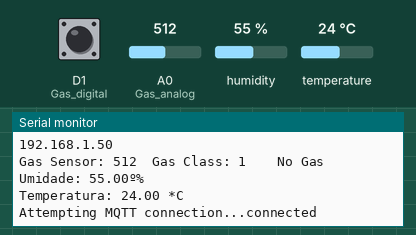
This sketch was run on a simulated ESP8266 (NodeMCU). Shown: the last lines printed to the serial monitor. The inputs (shaded band) are chosen by the test bench; at power-on: temperature 24 °C, D1 (Gas_digital) HIGH, A0 (Gas_analog) = 512, humidity 55 %. WiFi joins after 1.5 s; servers stay silent unless stated; uploads are accepted with an empty reply; no MQTT or app messages arrive unless stated.

Above: at 2.7 s.
2.8 s: temperature set to 29 °C
At 11.5 s:
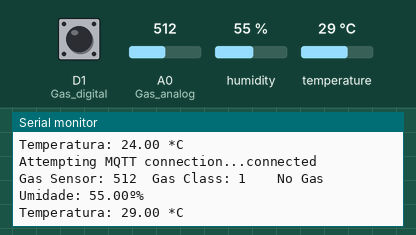
11.8 s: temperature set to 32 °C
At 21.2 s:
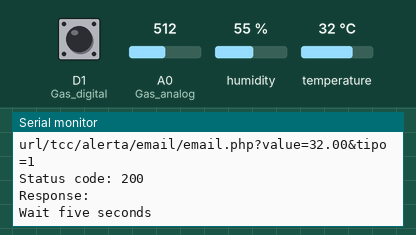
Timing chart, 0 to 22.7 s (numbered marks = the images above; inputs shaded):
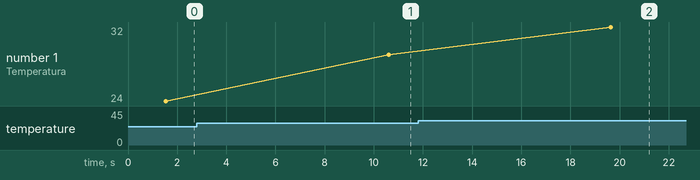

The sketch:

firmware.ino
```cpp
#include <DHT.h>
#include <PubSubClient.h>
#include <ArduinoHttpClient.h>
#include <ESP8266WiFi.h>

#define DHTPIN D3 // pino que estamos conectado
#define DHTTYPE DHT11 // DHT 11
int Gas_analog = A0;    // used for ESP32
int Gas_digital = D1;   // used for ESP32
DHT dht(DHTPIN, DHTTYPE);
char* ssid = "jack";
char* password = "silva12345";
WiFiClient espClient;
PubSubClient client(espClient);
char ipHTTP[] = "192.168.0.33";  // server address
int port = 446;
HttpClient clienthttp = HttpClient(espClient, ipHTTP, port);
const char* mqtt_server = "io.adafruit.com";

void setup() {
  Serial.begin(115200);
  setup_wifi();
  client.setServer(mqtt_server, 1883);
  dht.begin();
  pinMode(Gas_digital, INPUT);
}

void setup_wifi() {
  delay(10);
  Serial.println();
  Serial.print("Connecting to ");
  Serial.println(ssid);
  WiFi.begin(ssid, password);
  while (WiFi.status() != WL_CONNECTED) {
    delay(500);
    Serial.print(".");
  }
  Serial.println("");
  Serial.println("WiFi connected");
  Serial.println("IP address: ");
  Serial.println(WiFi.localIP());
}

void reconnect() {
  // Loop until we're reconnected
  while (!client.connected()) {
    Serial.print("Attempting MQTT connection...");
    // Attempt to connect
    if (client.connect("ESP8266Client", "jacksonnazevedo", "aio_JQoF73Ejlti3CFy9UJM5Z2rJzOkK")) {
      Serial.println("connected");
    } else {
      Serial.print("failed, rc=");
      Serial.print(client.state());
      Serial.println(" try again in 5 seconds");
      // Wait 5 seconds before retrying
      delay(5000);
    }
  }
}

void loop() {
  float umidade = dht.readHumidity();
  float temperatura = dht.readTemperature();
  int gassensorAnalog = analogRead(Gas_analog);
  int gassensorDigital = digitalRead(Gas_digital);
  Serial.print("Gas Sensor: ");
  Serial.print(gassensorAnalog);
  Serial.print("\t");
  Serial.print("Gas Class: ");
  Serial.print(gassensorDigital);
  Serial.print("\t");
  Serial.print("\t");
  if (gassensorDigital == 0) {
    Serial.println("Gas detectado");
  }
  else {
    Serial.println("No Gas");
  }
  if (isnan(temperatura) || isnan(umidade))
  {
    Serial.println("Failed to read from DHT");
  }
  else
  {
    Serial.print("Umidade: ");
    Serial.print(umidade);
    Serial.println("º%");
    Serial.print("Temperatura: ");
    Serial.print(temperatura);
    Serial.println(" *C");
    Serial.print("\n");
  }
  char tempStringTemperatura[8];
  char tempStringUmidade[8];
  dtostrf(temperatura, 1, 2, tempStringTemperatura);
  dtostrf(umidade, 1, 2, tempStringUmidade);
  if (!client.connected()) {
    reconnect();
  }
  client.publish("jacksonnazevedo/feeds/lab-temperatura", tempStringTemperatura);
  if (temperatura > 30) {

    enviarAlerta((String)temperatura, "1" );
  }
  delay(3000);
  if (!client.connected()) {
    reconnect();
  }
  client.publish("jacksonnazevedo/feeds/lab-umidade", tempStringUmidade);
  delay(3000);
  if (!client.connected()) {
    reconnect();
  }
  if (gassensorDigital == 0) {
    client.publish("jacksonnazevedo/feeds/lab-gas", "true");
    enviarAlerta((String)gassensorAnalog, "2");

  } else {
    client.publish("jacksonnazevedo/feeds/lab-gas", "false");
  }
  delay(3000);
}

void enviarAlerta(String value, String tipo) {
  Serial.println("making GET request");
  Serial.print("Mensagem a ser enviada: ");
  Serial.print(tipo);
  Serial.println(value);
  String url = "/tcc/alerta/email/email.php?value=" + value + "&tipo=" + tipo;
  Serial.print("url");
  Serial.println(url);
  clienthttp.get(url);
  int statusCode = clienthttp.responseStatusCode();
  String response = clienthttp.responseBody();
  Serial.print("Status code: ");
  Serial.println(statusCode);
  Serial.print("Response: ");
  Serial.println(response);
  Serial.println("Wait five seconds");
  delay(5000);
}
```

Measured:
- the behaviour switches between 30 and 31 °C on temperature (found by bisection; images 1 and 2)
- after the input at 2.8 s, the serial monitor: prints a new line after 7.8 s (image 1)
- after the input at 11.8 s, the serial monitor: prints a new line after 7.8 s (image 2)
- plotted number 1: 24 → 29 after the input at 2.8 s, 29 → 32 after the input at 11.8 s
